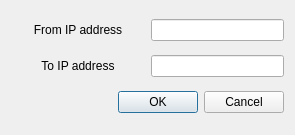
<?xml version="1.0" encoding="UTF-8"?>
<ui version="4.0">
 <class>AddNewDeviceDialog</class>
 <widget class="QDialog" name="AddNewDeviceDialog">
  <property name="windowModality">
   <enum>Qt::ApplicationModal</enum>
  </property>
  <property name="geometry">
   <rect>
    <x>0</x>
    <y>0</y>
    <width>295</width>
    <height>135</height>
   </rect>
  </property>
  <property name="windowTitle">
   <string>Add new devices</string>
  </property>
  <property name="windowIcon">
   <iconset resource="project-721.qrc">
    <normaloff>:/images/device-128.png</normaloff>:/images/device-128.png</iconset>
  </property>
  <property name="modal">
   <bool>true</bool>
  </property>
  <layout class="QGridLayout" name="gridLayout">
   <item row="0" column="0">
    <widget class="QLabel" name="label">
     <property name="sizePolicy">
      <sizepolicy hsizetype="Expanding" vsizetype="Preferred">
       <horstretch>0</horstretch>
       <verstretch>0</verstretch>
      </sizepolicy>
     </property>
     <property name="text">
      <string>From IP address</string>
     </property>
     <property name="alignment">
      <set>Qt::AlignCenter</set>
     </property>
    </widget>
   </item>
   <item row="2" column="0" colspan="2">
    <widget class="QDialogButtonBox" name="buttonBox">
     <property name="orientation">
      <enum>Qt::Horizontal</enum>
     </property>
     <property name="standardButtons">
      <set>QDialogButtonBox::Cancel|QDialogButtonBox::Ok</set>
     </property>
    </widget>
   </item>
   <item row="0" column="1">
    <widget class="QLineEdit" name="ipAddressFrom"/>
   </item>
   <item row="1" column="1">
    <widget class="QLineEdit" name="ipAddressTo"/>
   </item>
   <item row="1" column="0">
    <widget class="QLabel" name="label_2">
     <property name="text">
      <string>To IP address</string>
     </property>
     <property name="alignment">
      <set>Qt::AlignCenter</set>
     </property>
    </widget>
   </item>
  </layout>
 </widget>
 <resources>
  <include location="project-721.qrc"/>
 </resources>
 <connections>
  <connection>
   <sender>buttonBox</sender>
   <signal>accepted()</signal>
   <receiver>AddNewDeviceDialog</receiver>
   <slot>accept()</slot>
   <hints>
    <hint type="sourcelabel">
     <x>248</x>
     <y>254</y>
    </hint>
    <hint type="destinationlabel">
     <x>157</x>
     <y>274</y>
    </hint>
   </hints>
  </connection>
  <connection>
   <sender>buttonBox</sender>
   <signal>rejected()</signal>
   <receiver>AddNewDeviceDialog</receiver>
   <slot>reject()</slot>
   <hints>
    <hint type="sourcelabel">
     <x>316</x>
     <y>260</y>
    </hint>
    <hint type="destinationlabel">
     <x>286</x>
     <y>274</y>
    </hint>
   </hints>
  </connection>
 </connections>
</ui>
